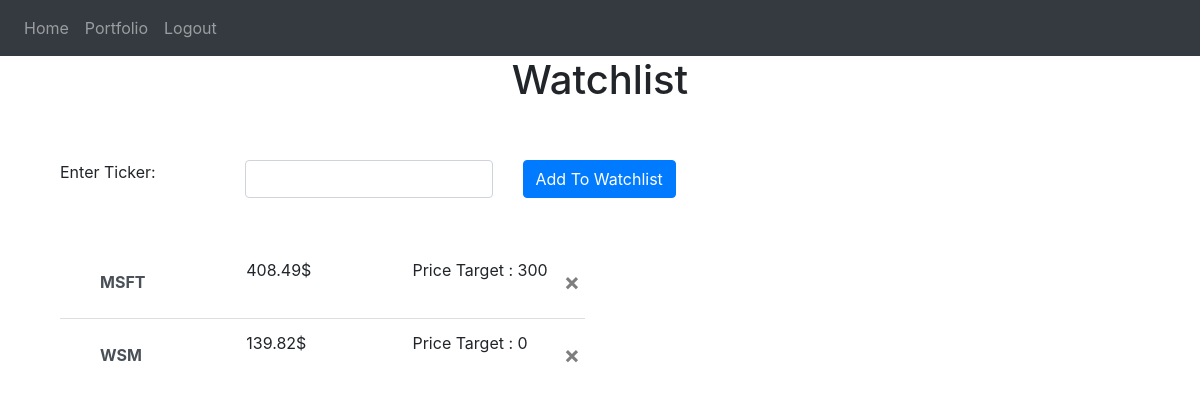
Screenshot of / (signed in) with the database file from the repository.
### website/models.py (models this page shows)
class Watchlist(db.Model):
    id = db.Column(db.Integer, primary_key = True)
    symbol = db.Column(db.String(150), unique = True)
    price = db.Column(db.Integer)
    price_target = db.Column(db.Integer,default = 0)
    user_id = db.Column(db.Integer, db.ForeignKey('user.id'))

### website/views.py (the view)
@views.route('/', methods=['GET', 'POST'])
@login_required
def home():
    stock_info = None
    if request.method == 'POST':
        symbol = request.form.get('symbol').upper()
        stock_info, error = fetch_stock_info(symbol)
        error = is_stock_in_watchlist(symbol, current_user, error)
        if not error:
            add_stock_to_watchlist(symbol, stock_info['price'])
    return render_template("home.html", user=current_user, stock_info=stock_info)

### website/__init__.py (called while the page is built)
def create_app():
    app = Flask(__name__)
    app.config['SECRET_KEY'] = 'sec_key key'
    app.config['SQLALCHEMY_DATABASE_URI'] = f'sqlite:///{DB_NAME}'
    db.init_app(app)
    from .views import views
    from .auth import auth
    app.register_blueprint(views, url_prefix='/')
    app.register_blueprint(auth, url_prefix='/')
    from .models import User
    create_database(app)
    login_manager = LoginManager()
    login_manager.login_view = 'auth.login'
    login_manager.init_app(app)
    @login_manager.user_loader
    def load_user(id):
        return User.query.get(int(id))
    return app

### website/templates/home.html (shortened to what this page needs)
{% extends "base.html" %}
{% block content %}
<h1 align="center">Watchlist</h1>
<br />
<br />
<div class="container">
    <div class="row mb-4">
        <div class="col-md-2">
            <label for="symbol">Enter Ticker: </label>
        </div>
        <div class="col-md-6">
            <form method="POST" action="">
                <div class="row">
                    <div class="col-md-6">
                        <input type="text" name="symbol" id="symbol" class="form-control" required ></input>
                    </div>
                    <div class="col-md-4">
                        <button type="submit" class="btn btn-primary">Add To Watchlist</button>
                    </div>
                </div>
            </form>
        </div>
    </div>
    <br />
    <div class="row">
        <div class="col-md-6">
            <ul class="list-group list-group-flush">
                {% for stock in user.stocks_watchlist %}
                    <li class="list-group-item">
                        <div class="row">
                            <div class="col font-weight-bold" >
                                <a class="col list-group-item list-group-item-action" href="/stock/{{stock.symbol}}">{{stock.symbol}}</a>
                            </div>
                            <div class="col"> {{stock.price | round(2)}}$ </div>
                            <div class="col"> Price Target : {{stock.price_target}}</div>
                            <button type="button" class="close" onClick="deleteWatchlist({{ stock.id }})">
                                <span aria-hidden="true">&times;</span>
                            </button>
                        </div>
                    </li>
                {% endfor %}
            </ul>
        </div>
    </div>
</div>
{% endblock %}

### rows the page displays
Watchlist: symbol "MSFT", price "408.49", price_target "300"
Watchlist: symbol "WSM", price "139.82", price_target "0"
